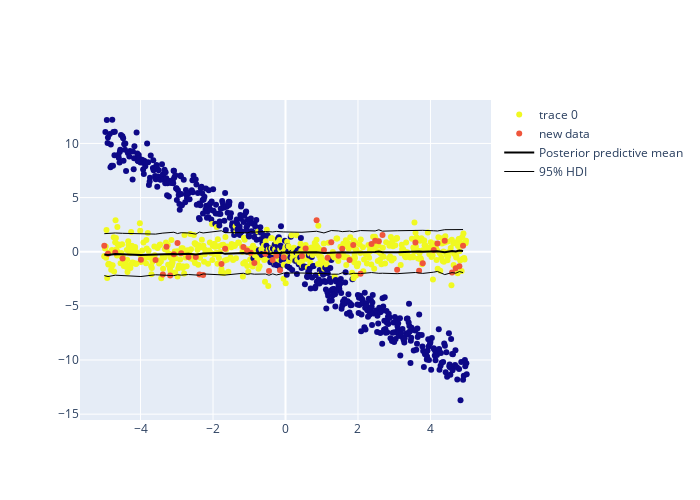

Notebook code for this chart:
### Code cell
y_pred = loaded_model.predict_proba(new_X)

y_pred_mean = y_pred.mean(axis =(0,1))
y_pred_std = y_pred.std(axis = (0,1))
fig = go.Figure() 
fig.add_scatter(x=X['x'], y=y, mode='markers',marker_color=X['group'])
fig.add_scatter(x=new_X['x'], y=new_y, mode='markers', name='new data')
fig.add_scatter(x=new_X['x'], y=y_pred_mean, mode='lines',  line=dict(color='black', width=2), name='Posterior predictive mean')
fig.add_scatter(x=new_X['x'], y=y_pred_mean+1.96*y_pred_std, mode='lines', line=dict(color='black', width=1), name='95% HDI')
fig.add_scatter(x=new_X['x'], y=y_pred_mean-1.96*y_pred_std, mode='lines', line=dict(color='black', width=1), showlegend=False)

fig.update_layout(width=700, height=500)
